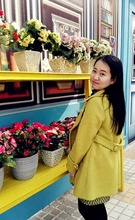
%> input picture Assignment6/code and materials/original.jpg, 135 x 220 px, shrunk from 303 x 494 before the run
$ octave rbf.m   (GNU Octave 9; MATLAB toolbox functions it lacks are replaced by stand-ins)
%> lines starting %> are read from the running program, lines starting %| are printed output that depends on the picture
I = imread('original.jpg');
%> I is the input picture: size 220x135x3 uint8; mean R, G, B 140, 132.8, 102.2
[m,n] = size(I);
%> m = 220; n = 405
mask = rand(m,n);
rate = 0.3;
mask(mask>rate)=1;
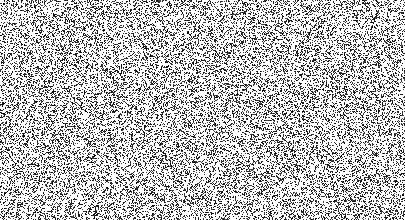
%> mask: size 220x405 double; min 1.22e-05, max 1, mean 0.743
mask(mask<rate)=0;
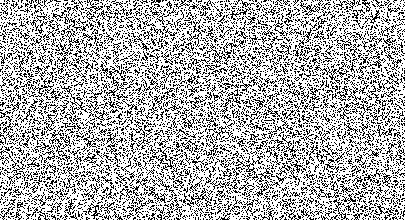
%> mask: size 220x405 double; values 0 (black) and 1 (white), 69.8% white; black in thin lines or dots
for i=1:m
     for j=1:n
        if(mask(i,j)== 1)
           I(i,j) = 255;
        end
    end
end
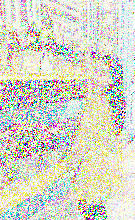
%> I: size 220x135x3 uint8; mean R, G, B 220.5, 217.9, 208.7

% [12 lines of commented-out code are left out]

figure
imshow(I);
I = double(I);
%> I: size 220x135x3 double
for i= 1:m
 for j= 1:n
     if mask(i,j)==1
        count = 0;
        x = (24); y = (24); b = (24);
        A = [24,24];
        for k=i-1:1:i+1
         for h=j-1:1:j+1
          if k >= 1 && k <= m && h >= 1 && h <= n
             if mask(k,h)==0
                 count = count + 1;
                 x(count) = k;
                 y(count) = h;
                 b(count) = I(k,h);
             end
          end
         end
        end
        if (count>1)
         for k=1:1:count
            for h=1:1:count
             r = (x(k)-x(h))*(x(k)-x(h)) + (y(k)-y(h))*(y(k)-y(h));
             A(k,h) = sqrt(1+0.3*r);
            end
         end
         b = b';
         w = A \ b;
         I(i,j)=0;
         for k = 1:1:count
           r = (i-x(k))*(i-x(k))+(j-y(k))*(j-y(k));
           I(i,j) = I(i,j)+w(k)*sqrt(1+0.3*r);
         end
        end
     end
 end
end
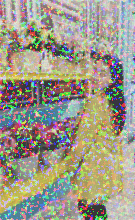
%> I: size 220x135x3 double; mean R, G, B 158.3, 151.4, 126.9; drawn with min black and max white
%> after the loop, A = [24 24]; b = 210; count = 1; r = 1; w = [91.05; 94.83]; x = 220; y = 404
I = uint8(I);
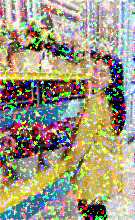
%> I: size 220x135x3 uint8; mean R, G, B 158.3, 151.4, 126.9; mean of the top-left, top-right, bottom-left and bottom-right quarters 139.4, 158.9, 127.1, 156.3
result = I;
figure
imshow(result);
